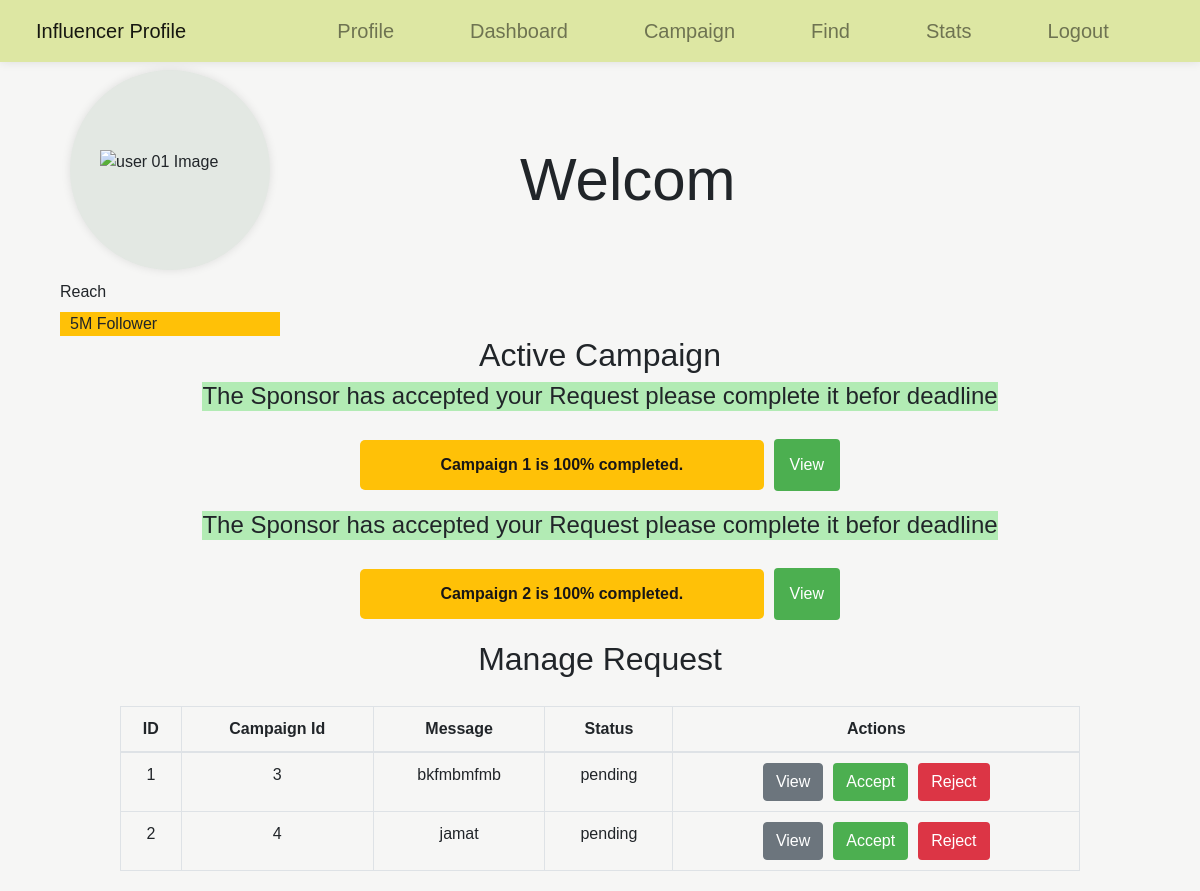
Page /influencer_dashboard (signed in) on the committed database.
### models.py (models this page shows)
class Campaign(db.Model):
    id = db.Column(db.Integer, primary_key=True)
    name = db.Column(db.String(150), nullable=False)
    description = db.Column(db.String(150), nullable=False)
    start_date = db.Column(db.DateTime, nullable=False)
    end_date = db.Column(db.DateTime, nullable=False)
    budget = db.Column(db.Float, nullable=False)
    visibility = db.Column(db.String(20), nullable=False)
    nich = db.Column(db.String(20),nullable=False)
    goals = db.Column(db.String(150), nullable=False)
    flagged = db.Column(db.Boolean, default=False)
    sponsor_id = db.Column(db.Integer, db.ForeignKey('sponsor.id'), nullable=False)

class Adreq(db.Model):
    id = db.Column(db.Integer, primary_key=True)
    campaign_id = db.Column(db.Integer, db.ForeignKey('campaign.id'),nullable = False)
    influencer_id = db.Column(db.Integer, db.ForeignKey('influencer.id'),nullable = True)
    message = db.Column(db.String(150), nullable=False)
    requirments = db.Column(db.String(150), nullable=False)
    payment = db.Column(db.String(150), nullable=False)
    status = db.Column(db.String(150), nullable=False)
    request_type = db.Column(db.String(50), nullable=False)  # 'public' or 'private

### app.py (the view)
@app.route('/influencer_dashboard')
def influencer_dashboard():
    username = session.get('username')
    print(username)
    if not username:
        return redirect('/login')
    influencer = Influencer.query.filter_by(username=username).first()
    campaigns = Campaign.query.all()
    campaign_progress = []
    b = []
    for campaign in campaigns:
        requests = campaign_req.query.filter_by(campaign_id=campaign.id,influencer_id=influencer.id, status='active').all()
        if requests:
            total_time = campaign.end_date - campaign.start_date
            print( total_time, campaign.end_date , campaign.start_date)
            elapsed_time = datetime.now() - campaign.start_date
            print(elapsed_time , datetime.now() , campaign.start_date)
            progress = min((elapsed_time / total_time) * 100, 100)  # Cap at 100%
            campaign_progress.append({
                'campaign': campaign,
                'progress': progress
            })
        add_reqs = Adreq.query.filter_by(campaign_id=campaign.id,influencer_id=influencer.id ,status= "pending").first()
        print(add_reqs)
        if add_reqs is not None :
            b.append(add_reqs)
    return render_template('influencer_dashboard.html', campaign_progress=campaign_progress,sponsor_requests = b)

### templates/influencer_dashboard.html (shortened to what this page needs)
<!DOCTYPE html>
<html lang="en">
<head>
    <link rel="stylesheet" href="https://cdn.jsdelivr.net/npm/bootstrap@4.3.1/dist/css/bootstrap.min.css">
</head>
<body>
    <nav class="navbar navbar-expand-lg navbar-light fixed-top">
        <a class="navbar-brand" href="#">Influencer Profile</a>
        <div class="navbar-collapse">
            <ul class="navbar-nav mr-auto">
                <li class="nav-item">
                    <a class="nav-link" href= '/influencer_profile' >Profile</a>
                </li>
                <li class="nav-item">
                    <a class="nav-link" href= '/influencer_dashboard' >Dashboard</a>
                </li>
                <li class="nav-item">
                    <a class="nav-link" href='/go_to_campaign'>Campaign</a>
                </li>
                <li class="nav-item">
                    <a class="nav-link" href="/find_campaign">Find</a>
                </li>
                <li class="nav-item">
                    <a class="nav-link" href="/influencer_stats">Stats</a>
                </li>
                <li class="nav-item">
                    <a class="nav-link" href="/logout">Logout</a>
                </li>
            </ul>
        </div>
    </nav>
    <div class="profile-item" style="display: flex; margin-right: 70%; width: 100%;">
    <div class="profile-pc" style="margin-top: 5%; margin-left: 40%;">
        <div class="img-box" style="height: 200px; width: 200px ; margin: 10px; background-color: #e3e8e3; border-radius: 100%; box-shadow: 0 0 10px rgba(0, 0, 0, 0.1);">
            <img src="#" alt="user 01 Image" style="margin-top: 80px;margin-left: 30px;">
        </div>
        <label for="follower">Reach</label>
        <div class="reach-box" style="background-color: #FFC107 ;">
            <div class="reach-bar">
                <div class="reach-bar-text" style="padding-left:10px">5M Follower</div>
            </div>
        </div>
      </div>
      <h1 style="margin-top: 10%; margin-left: 20%;">Welcom {{username}}</h1>
    </div>
        <div class="content">
        <h2>Active Campaign</h2>
        {% for cp in campaign_progress %}
        <h4 style="background-color: #b2ebb4;">The Sponsor has accepted your Request please complete it  befor deadline</h4>
        <div class="progress-bar-container">
            <div class="progress-bar">
                <div class="progress-bar-fill" style="width: {{cp.progress}}%; background-color: #FFC107;"></div>
                <div class="progress-bar-text">Campaign {{ cp.campaign.id }} is {{ cp.progress|round }}% completed.</div>
            </div>
            <button class="button view">View</button>
        </div>
        {% endfor %}
        <h2>Manage Request</h2>
        <table class="table table-bordered campaigns-table">
            <thead>
                <tr>
                    <th>ID</th>
                    <th>Campaign Id</th>
                    <th>Message</th>
                    <th>Status</th>
                    <th>Actions</th>
                </tr>
            </thead>
            <tbody>
                {% for request in sponsor_requests %}
                <tr>
                    <td>{{ loop.index }}</td>
                    <td>{{ request.campaign_id }}</td>
                    <td>{{ request.message }}</td>
                    <td>{{ request.status }}</td>
                        <td>
                            <div class="action-buttons">
                                <form method="post" action="/view" class="form-inline">
                                    <button type="submit" class="btn btn-secondary">View</button>
                                </form>
                                <form method="post" action="/update_request_status_influencer/{{ request.campaign_id }}/{{request.influencer_id }}/accept" class="form-inline">
                                    <button type="submit" class="btn btn-unflagged">Accept</button>
                                </form>
                                <form method="post" action="/update_request_status_influencer/{{ request.campaign_id }}/{{ request.influencer_id }}/reject" class="form-inline">
                                    <button type="submit" class="btn btn-remove">Reject</button>
                                </form>
                        </div>
                    </td>
                </tr>
                <tr>
                {% endfor %}
            </tbody>
        </table>
    </div>
</body>
</html>

### templates/influencer_dashboard.html (style rules this page uses)
body { font-family: Arial, sans-serif; height: 100vh; margin: 0; background-color: #f6f6f5; display: flex; flex-direction: column; align-items: center; }
.navbar { width: 100%; background-color: #dde7a3; border-color: #121e13; box-shadow: 0 0 10px rgba(0, 0, 0, 0.1); position: fixed; top: 0; z-index: 1000; }
.navbar-brand { padding-left: 20px; }
.navbar-nav { font-size: 20px; margin-left: auto; }
.nav-item { padding-left: 60px; }
h1 { font-size: 60px; padding-top: 2%; }
.content { width: 100%; text-align: center; display: flex; flex-direction: column; align-items: center; }
.campaigns-table { margin: 20px auto; width: 80%; }
.campaigns-table th, .campaigns-table td { text-align: center; padding: 10px; }
.btn-unflagged { background-color: #4CAF50; color: #ffffff; }
.btn-remove { background-color: #dc3545; color: #ffffff; }
.action-buttons { display: flex; justify-content: center; gap: 10px; }
.progress-bar-container { display: flex; align-items: center; width: 40%; margin: 20px auto; }
.progress-bar { position: relative; height: 50px; background-color: #e9ecef; border-radius: 5px; overflow: hidden; flex-grow: 1; margin-right: 10px; }
.progress-bar-fill { height: 100%; transition: width 0.4s ease-in-out; }
.progress-bar-text { position: absolute; width: 100%; text-align: center; line-height: 50px; color: #181616; font-weight: bold; }
.button { padding: 14px 16px; border: none; border-radius: 4px; cursor: pointer; }
.button.view { background-color: #4CAF50; color: white; }

### rows in the picture
Campaign: campaign.id "1"
Campaign: campaign.id "2"
Adreq: campaign_id "3", message "bkfmbmfmb", status "pending"
Adreq: campaign_id "4", message "jamat", status "pending"

### other values in the picture
{{ cp.progress|round }} "100" "100"
